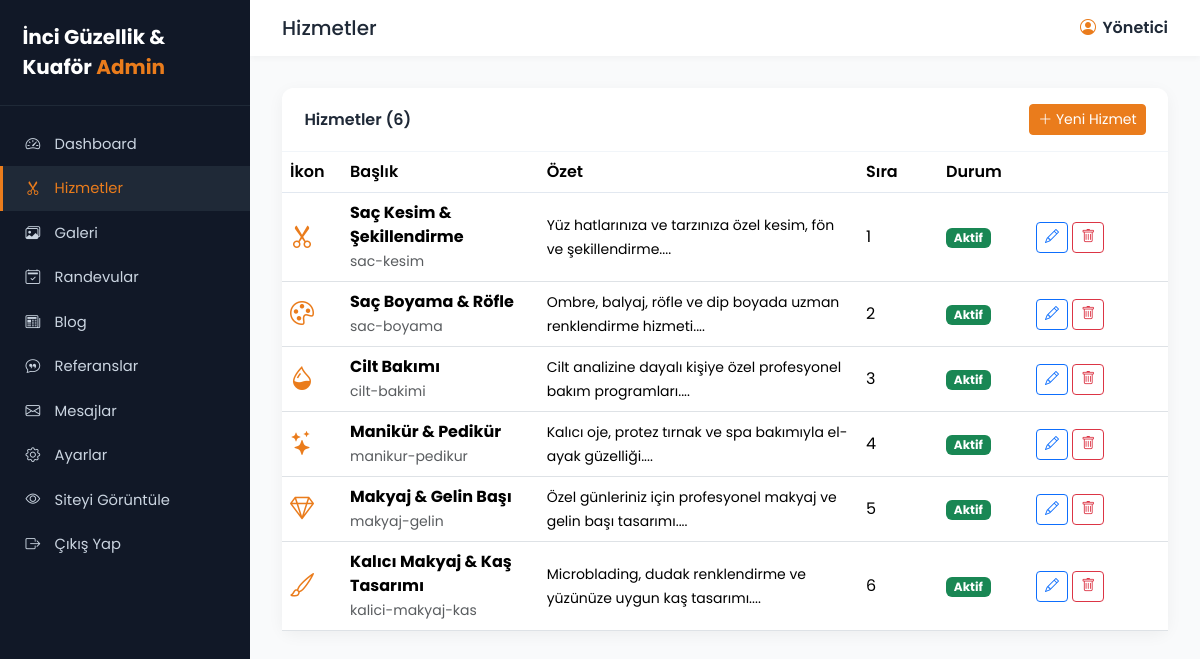
/admin/hizmetler.php (signed in), run on the app's committed database.
### tables this page shows
CREATE TABLE `hizmetler` (
  `id` INT AUTO_INCREMENT PRIMARY KEY,
  `baslik` VARCHAR(150) NOT NULL,
  `slug` VARCHAR(180),
  `ozet` TEXT,
  `icerik` LONGTEXT,
  `ikon` VARCHAR(60) DEFAULT 'bi-scissors',
  `gorsel` VARCHAR(255),
  `sira` INT DEFAULT 0,
  `durum` TINYINT DEFAULT 1,
  `created_at` TIMESTAMP DEFAULT CURRENT_TIMESTAMP
);

### inc/helpers.php (called while the page is built, shortened)
<?php
function e($s) { return htmlspecialchars($s ?? '', ENT_QUOTES, 'UTF-8'); }

### admin/hizmetler.php (the view, shortened to what this page needs)
<?php
require_once __DIR__ . '/inc/header.php';
$liste = $db->query("SELECT * FROM hizmetler ORDER BY sira ASC, id DESC")->fetchAll();
?>
<div class="card">
  <div class="card-header d-flex justify-content-between align-items-center">
    Hizmetler (<?= count($liste) ?>)
    <a href="hizmet-form.php" class="btn btn-sm btn-primary"><i class="bi bi-plus-lg"></i> Yeni Hizmet</a>
  </div>
  <div class="table-responsive">
    <table class="table table-hover align-middle mb-0">
      <thead><tr><th width="60">İkon</th><th>Başlık</th><th>Özet</th><th width="80">Sıra</th><th width="90">Durum</th><th width="140"></th></tr></thead>
      <tbody>
      <?php foreach($liste as $h): ?>
        <tr>
          <td><i class="bi <?= e($h['ikon']) ?>" style="font-size:1.5rem;color:#ea7c1c"></i></td>
          <td><strong><?= e($h['baslik']) ?></strong><br><small class="text-muted"><?= e($h['slug']) ?></small></td>
          <td><small><?= e(mb_substr($h['ozet'],0,90)) ?>...</small></td>
          <td><?= (int)$h['sira'] ?></td>
          <td><?= $h['durum']?'<span class="badge bg-success">Aktif</span>':'<span class="badge bg-secondary">Pasif</span>' ?></td>
          <td>
            <a href="hizmet-form.php?id=<?= $h['id'] ?>" class="btn btn-sm btn-outline-primary"><i class="bi bi-pencil"></i></a>
            <a href="hizmet-sil.php?id=<?= $h['id'] ?>" class="btn btn-sm btn-outline-danger" onclick="return confirm('Silinsin mi?')"><i class="bi bi-trash"></i></a>
          </td>
        </tr>
      <?php endforeach; ?>
      </tbody>
    </table>
  </div>
</div>
<?php require_once __DIR__ . '/inc/footer.php'; ?>

### admin/inc/header.php (style rules this page uses)
:root { --primary:#ea7c1c;--primary-dark:#c66514;--dark:#1f2937;--sidebar:#111827;--light:#f9fafb }
body { font-family:'Poppins',sans-serif;background:var(--light);margin:0 }
.card { border:none;box-shadow:0 4px 16px rgba(0,0,0,.05);border-radius:12px }
.card-header { background:#fff;border-bottom:1px solid #f1f5f9;padding:1rem 1.4rem;font-weight:600;color:var(--dark);border-radius:12px 12px 0 0!important }
.btn-primary { background:var(--primary);border-color:var(--primary) }
table thead th { background:#f8fafc;color:var(--dark);font-weight:600;border-bottom:2px solid #e2e8f0 }

### data on the page
hizmetler: baslik "Saç Kesim & Şekillendirme", slug "sac-kesim", ozet "Yüz hatlarınıza ve tarzınıza özel kesim, fön ve şekillendirme.", sira "1", durum "Aktif"
hizmetler: baslik "Saç Boyama & Röfle", slug "sac-boyama", ozet "Ombre, balyaj, röfle ve dip boyada uzman renklendirme hizmeti.", sira "2", durum "Aktif"
hizmetler: baslik "Cilt Bakımı", slug "cilt-bakimi", ozet "Cilt analizine dayalı kişiye özel profesyonel bakım programları.", sira "3", durum "Aktif"
hizmetler: baslik "Manikür & Pedikür", slug "manikur-pedikur", ozet "Kalıcı oje, protez tırnak ve spa bakımıyla el-ayak güzelliği.", sira "4", durum "Aktif"
hizmetler: baslik "Makyaj & Gelin Başı", slug "makyaj-gelin", ozet "Özel günleriniz için profesyonel makyaj ve gelin başı tasarımı.", sira "5", durum "Aktif"
hizmetler: baslik "Kalıcı Makyaj & Kaş Tasarımı", slug "kalici-makyaj-kas", ozet "Microblading, dudak renklendirme ve yüzünüze uygun kaş tasarımı.", sira "6", durum "Aktif"

### other printed values
ayar('site_adi') "İnci Güzellik & Kuaför"
$it[1] "Dashboard"
$it[1] "Hizmetler"
$it[1] "Galeri"
$it[1] "Randevular"
$it[1] "Blog"
$it[1] "Referanslar"
$it[1] "Mesajlar"
$it[1] "Ayarlar"
$adminTitle "Hizmetler"
$adminAd "Yönetici"
count($liste) "6"
